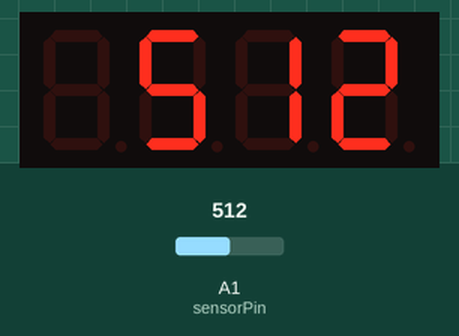
The sketch below on a simulated Arduino Uno, built with avr-gcc and run on an emulated ATmega328P. Parts: 4-digit seven-segment display. Inputs (shaded band) come from the test bench; at power-on: A1 (sensorPin) = 512.

Above: at 1.6 s.
1.7 s: A1 (sensorPin) set to 716
At 3.1 s:
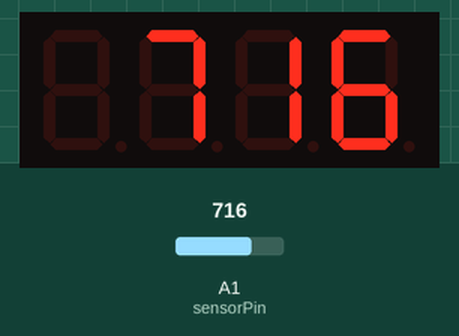
3.5 s: A1 (sensorPin) set to 900
At 4.7 s:
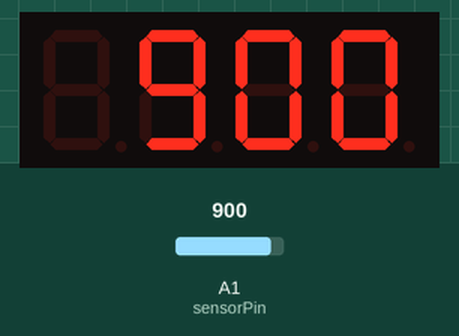
5.5 s: A1 (sensorPin) set to 1023
At 6.3 s:
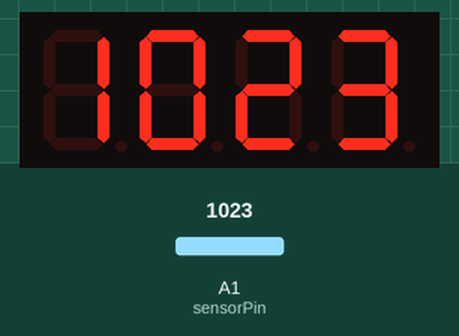
Timing chart, 0 to 8.5 s (numbered marks = the images above; inputs shaded):
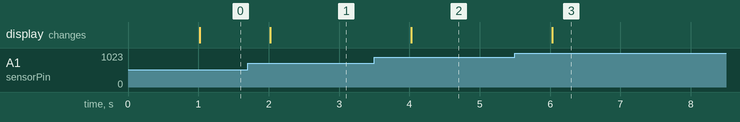

Measured:
- after the input at 1.7 s, the display: changes after 0.32 s (image 1)
- after the input at 3.5 s, the display: changes after 0.53 s (image 2)
- after the input at 5.5 s, the display: changes after 0.53 s (image 3)

The sketch:

Digit4_tset.ino
```cpp
#include <Arduino.h>
#include <TM1637Display.h>
#define CLK 11
#define DIO 12
TM1637Display display(CLK, DIO);
float sensorPin = A1;
float light = 0;
unsigned short int timedisplay=1000;
unsigned short int TD=0;

void setup()
{
  pinMode(3,INPUT);
  Serial.begin(9600);
}

void loop()
{
  light = analogRead(sensorPin);
  unsigned short int td = millis();
  if(td-TD>timedisplay)
  {
    TD=td;
     display.setBrightness(0x0f);
     display.showNumberDec(light, false);
  }
}
```
